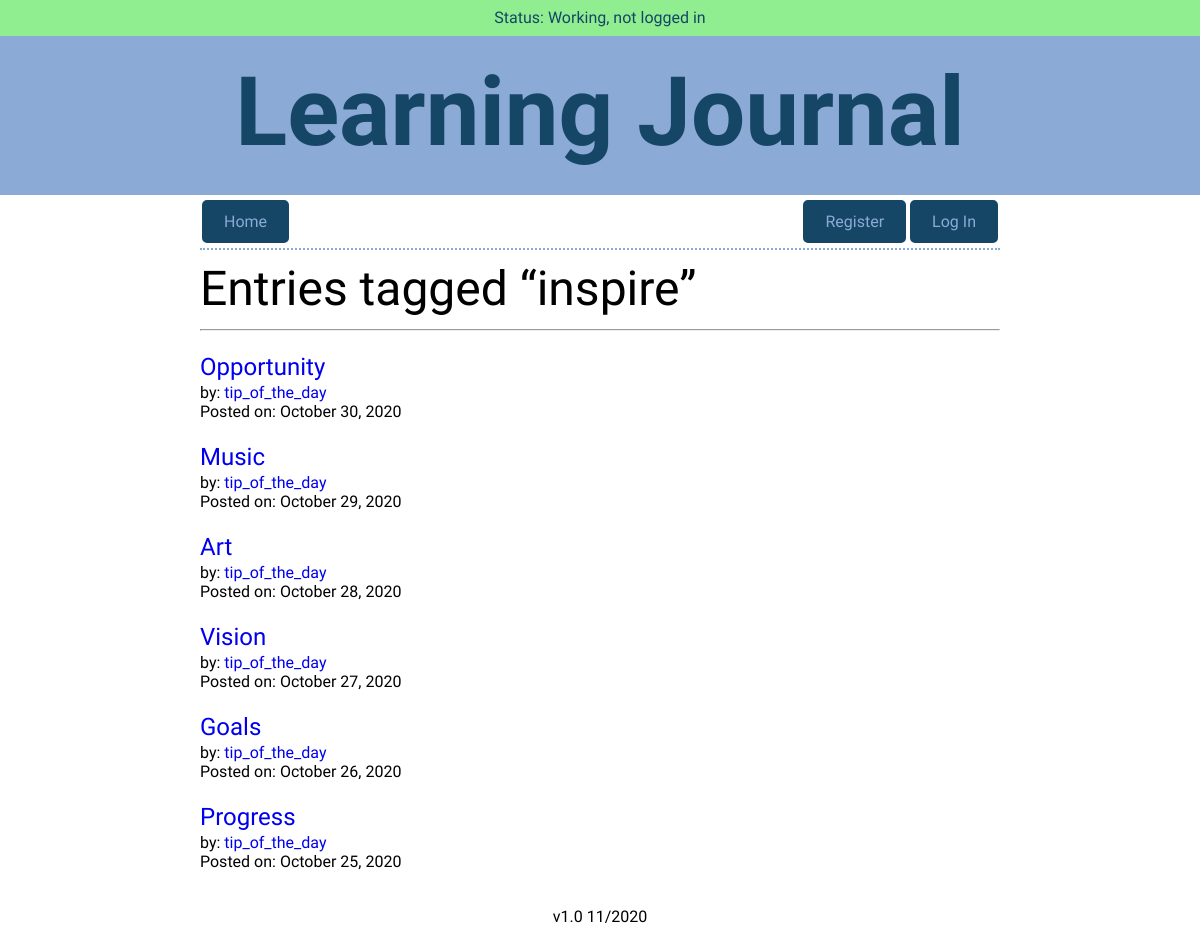
Page /tags/inspire on the earlier database version.
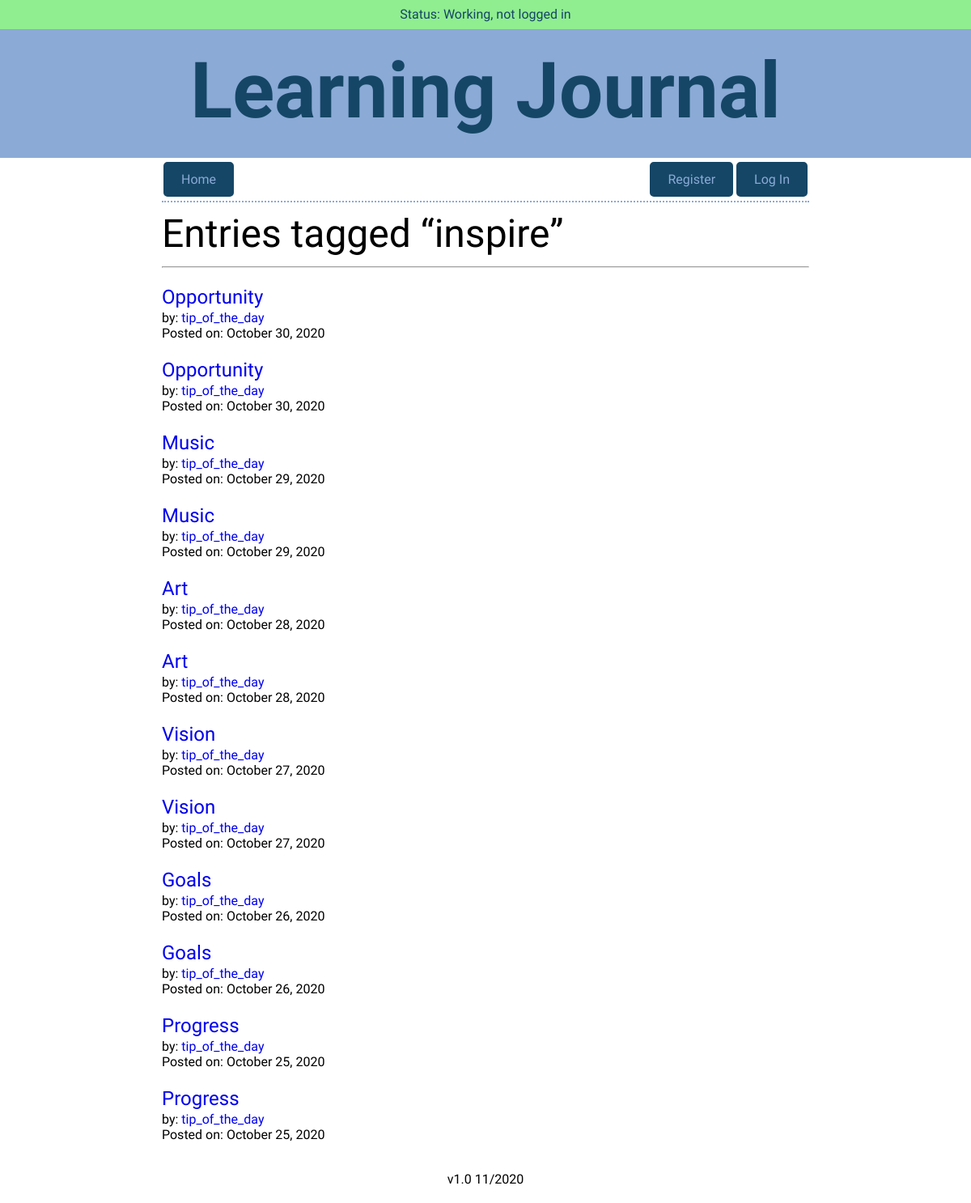
Same page on the later database version.
### models.py (models this page shows, shortened)
class Tag(Model):
    name = CharField(max_length=256)
    class Meta:
        database = DATABASE
    def entries(self):
        return (Entry
                .select()
                .join(EntryTag)
                .join(Tag)
                .where(Tag.name ** self.name)
                .order_by(Entry.date.desc())
                )

class Entry(Model):
    id = AutoField()
    user = ForeignKeyField(User, backref="entries")
    title = CharField(max_length=256)
    date = DateField(default=datetime.date.today)
    time_spent = TimeField()
    learned = TextField()
    resources = TextField()
    tags = CharField(max_length=256)
    private = BooleanField(default=False)
    hidden = BooleanField(default=False)
    class Meta:
        database = DATABASE

class User(UserMixin, Model):
    id = AutoField()
    username = CharField(unique=True)
    password = CharField(max_length=100)
    god = BooleanField(default=False)
    class Meta:
        database = DATABASE

### app.py (the view)
@app.route("/tags/<tag>")
def show_tag(tag):
    global last_route, cur_user, cur_entry, cur_tag
    last_route = "show_tag"
    cur_user = None
    cur_entry = None
    cur_tag = tag
    try:
        search_tag = models.Tag.select().where(models.Tag.name ** tag).get()
    except models.DoesNotExist:
        flash(f"Tag {tag} not found.", "error")
        return redirect(get_last_route())
    all_entries = search_tag.entries()
    if not current_user.is_authenticated:
        entries = []
        for entry in all_entries:
            if not entry.hidden:
                entries.append(entry)
    elif not current_user.god:
        entries = []
        for entry in all_entries:
            if not (entry.hidden and entry.user.id != current_user.id):
                entries.append(entry)
    else:
        entries = all_entries
    if len(entries) == 0:
        flash(f"Tag {tag} not found.", "error")
        return redirect(request.referrer)
    return render_template("tag_listing.html", entries=entries, user="",
                           god=False, home=False, by="All", tag=tag)

### app.py (called while the page is built)
@app.before_request
def before_request():
    g.db = models.DATABASE
    g.db.connect()
    g.user = current_user

@app.after_request
def after_request(response):
    g.db.close()
    return response

### templates/tag_listing.html
{% extends "layout.html" %}
{% from "macros.html" import render_listing, nav_bar with context %}
{% block nav %}
    {{ nav_bar(False) }}
{% endblock %}
{% block content %}
    <h2>Entries tagged “{{ tag }}”</h2>
    <hr>
    {% for entry in entries %}
        {{ render_listing(entry, user, god, by) }}
    {% endfor %}
{% endblock %}

### templates/layout.html (shortened to what this page needs)
<!DOCTYPE html>
<html lang="en">
    <head>
        <link href="https://fonts.googleapis.com/css2?family=Asap:ital@0;1&display=swap" rel="stylesheet">        <link rel="stylesheet" href="/static/css/normalize.css">
        <link rel="stylesheet" href="/static/css/site.css">
    </head>
    <body>
        <header>
        <div class="container">
            <div class="messages">
                {% with messages = get_flashed_messages(with_categories=True) %}
                    {% if messages %}
                        {% for category, message in messages %}
                            <div class="notification {{ category }}">{{ message }}</div>
                        {% endfor %}
                    {% else %}
                            <div class="notification success">Status:  Working,
                                {% if current_user.is_authenticated %}
                                    logged in as {{ current_user.username }}
                                {% else %}
                                    not logged in
                                {% endif %}
                            </div>
                    {% endif %}
                {% endwith %}
            </div>
        </div>
            <h1>Learning Journal</h1>
        </header>
        <section>
            {% block nav %}
            {% endblock %}
        </section>
        <section>
            {% block content %}
            {% endblock %}
        </section>
        <footer>
            v1.0 11/2020
        </footer>
    </body>
</html>

### templates/macros.html
{% macro nav_bar(home) %}
    <div class="nav-bar">
        {% if home == False %}
            <a class="button" href="{{ url_for('index') }}">Home</a>
        {% else %}
            <div class="button button-inactive">Home</div>
        {% endif %}
        {% if current_user.is_authenticated %}
            <a class="button button-right" href="{{ url_for('logout') }}">Log Out</a>
            <a class="button button-right" href="{{ url_for('create_entry') }}">New Entry</a>
        {% else %}
            <a class="button button-right" href="{{ url_for('login') }}">Log In</a>
            <a class="button button-right" href="{{ url_for('register') }}">Register</a>
        {% endif %}
    </div>
{% endmacro %}
{% macro render_listing(listing, user, god, by) %}
    <article class="listing">
        <h3>
            {% if (listing.private == False) or (listing.user.username == user) or (god == True) %}
                <a class="entry-link" href="/entries/{{ listing.id }}">
            {% endif %}
                {{ listing.title }}
            {% if (listing.private == False) or (listing.user.username == user) or (god == True) %}
                </a>
            {% else %}
                &nbsp;<span class="small">[private]</span>
            {% endif %}
        </h3>
        <p>
        {% if by == "All" %}
            by: <a href="{{ url_for('user_entries', user=listing.user.username) }}">
            {% if listing.user.username == user %}
                You
            {% else %}
                {{ listing.user.username }}
            {% endif %}</a><br>
        {% endif %}
        Posted on: <time datetime="{{ listing.date }}">{{ listing.date.strftime("%B %d").lstrip("0").replace(" 0", " ") }}, {{ listing.date.strftime("%Y") }}</time></p>
    </article>
{% endmacro %}

### static/css/site.css (style rules this page uses)
body { font-size: 16px; font-family: 'Asap', sans-serif; font-weight: 400 color: #404a49; }
section { max-width: 800px; margin: auto; }
header { margin: 0 auto; padding-bottom: 6px; text-align: center; color: #154666; background: #8baad6; }
a:link { text-decoration: none; }
.button { background-color: #154666; color: #8baad6; margin: 5px 2px; border: 2px solid #154666; border-radius: 5px; padding: 10px 20px; text-align: center; text-decoration: none; display: inline-block; }
.button-right { float: right }
h1 { font-size: 96px; font-family: "Sarina", cursive; line-height: 25%; }
h2 { font-size: 48px; font-family: 'Hammersmith One', sans-serif; font-weight: 400; line-height: 0; }
h3 { font-size: 24px; font-family: 'Hammersmith One', sans-serif; font-weight: 400; line-height: 0; padding-top: 12px; margin-bottom: 3px; }
.messages { height: 36px; background: #90ee90; }
.notification { padding: 8px; }
.success { background: #90ee90; }
.nav-bar, .main { border-bottom: 2px dotted #8baad6; }
footer { padding: 20px; text-align: center; }

Differences in the rows shown:
added Entry: title "Opportunity", {{ listing.user.username }} "tip_of_the_day", date "October 30", date "2020"
added Entry: title "Music", {{ listing.user.username }} "tip_of_the_day", date "October 29", date "2020"
added Entry: title "Art", {{ listing.user.username }} "tip_of_the_day", date "October 28", date "2020"
added Entry: title "Vision", {{ listing.user.username }} "tip_of_the_day", date "October 27", date "2020"
added Entry: title "Goals", {{ listing.user.username }} "tip_of_the_day", date "October 26", date "2020"
added Entry: title "Progress", {{ listing.user.username }} "tip_of_the_day", date "October 25", date "2020"
